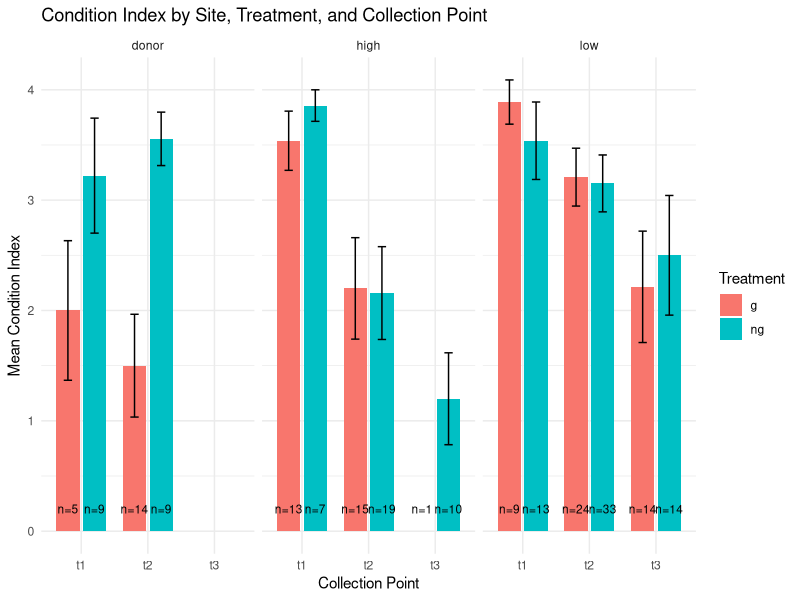
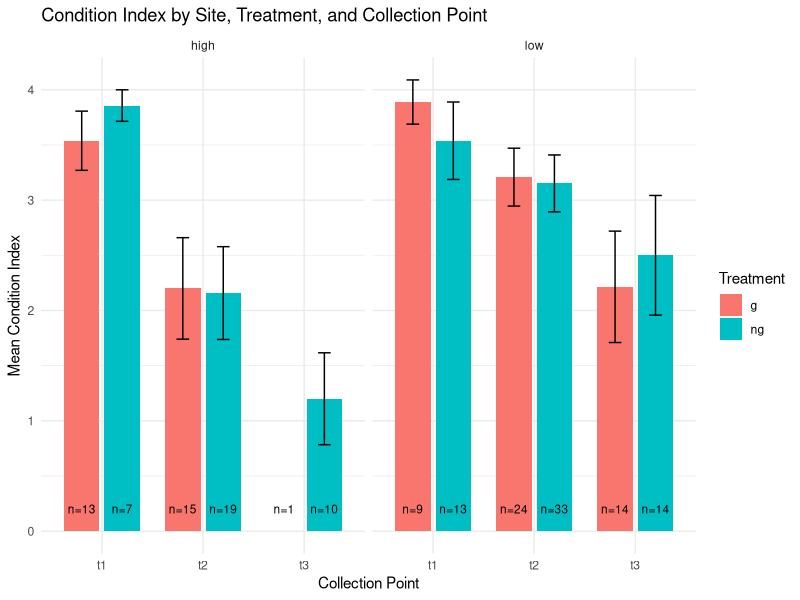

These charts were generated, in order, by the following R code: (Note: this script raises an error after producing the figures.)
#load libraries
library(tidyverse)
library(dplyr)
library(readr)
library(ggplot2)

#load data
growth<- read_csv("raw_data/plant_data.csv")
head(growth)

cond <- read.csv("raw_data/photo_data.csv")
head(cond)

# Join growth with selected columns from cond
growth_combined <- growth %>%
  left_join(cond %>% select(id, condition_index, cut_index), by = "id")

# Check the result
head(growth_combined)
colnames(growth_combined)

# Remove rows where both condition_index and cut_index are NA
growth_clean <- growth_combined %>%
  filter(!is.na(condition_index)) %>%
  filter(!is.na(g_ng)) %>%
  filter(site %in% c("donor", "high", "low"))


# Calculate summary statistics
condition_summary <- growth_clean %>%
  group_by(site, collection_point, g_ng) %>%
  summarise(
    mean_condition = mean(condition_index, na.rm = TRUE),
    se_condition = sd(condition_index, na.rm = TRUE) / sqrt(n()),
    n = n(),
    .groups = "drop")

p1 <- ggplot(condition_summary, 
             aes(x = collection_point, y = mean_condition, fill = g_ng)) +
  geom_col(position = position_dodge(width = 0.8), width = 0.7) +
  geom_errorbar(aes(ymin = mean_condition - se_condition, 
                    ymax = mean_condition + se_condition),
                position = position_dodge(width = 0.8),
                width = 0.25) +
  geom_text(aes(label = paste0("n=", n), y = 0.2),
            position = position_dodge(width = 0.8),
            size = 3) +
  facet_wrap(~ site) +
  labs(title = "Condition Index by Site, Treatment, and Collection Point",
       x = "Collection Point",
       y = "Mean Condition Index",
       fill = "Treatment") +
  theme_minimal()
plot(p1)

p1b <- condition_summary %>%
  filter(site %in% c("high", "low")) %>%
  ggplot(aes(x = collection_point, y = mean_condition, fill = g_ng)) +  # Remove the data argument
  geom_col(position = position_dodge(width = 0.8), width = 0.7) +
  geom_errorbar(aes(ymin = mean_condition - se_condition, 
                    ymax = mean_condition + se_condition),
                position = position_dodge(width = 0.8),
                width = 0.25) +
  geom_text(aes(label = paste0("n=", n), y = 0.2),
            position = position_dodge(width = 0.8),
            size = 3) +
  facet_wrap(~ site) +
  labs(title = "Condition Index by Site, Treatment, and Collection Point",
       x = "Collection Point",
       y = "Mean Condition Index",
       fill = "Treatment") +
  theme_minimal()

plot(p1b)


# Three-way ANOVA
condition_anova <- aov(condition_index ~ g_ng * site * collection_point, 
                       data = condition_data)

summary(condition_anova)
# Kruskal-Wallis test (non-parametric alternative to ANOVA)

# Test for treatment effect
kruskal.test(condition_index ~ g_ng, data = condition_data)

# Test for site effect
kruskal.test(condition_index ~ site, data = condition_data)

# Test for collection point effect
kruskal.test(condition_index ~ collection_point, data = condition_data)


#Cut index
# cut_summary
cut_summary <- growth_clean %>%
  filter(!is.na(cut_index)) %>%
  group_by(site, collection_point, g_ng) %>%
  summarise(
    mean_cut_index = mean(cut_index, na.rm = TRUE),
    se_cut = sd(cut_index, na.rm = TRUE) / sqrt(n()),
    n = n(),
    .groups = "drop"
  ) %>%
  mutate(
    # Ensure error bars don't go below 0 or above 2
    ymin = pmax(0, mean_cut_index - se_cut),
    ymax = pmin(2, mean_cut_index + se_cut)
  )

# Now plot with correct ymin and ymax
p2 <- ggplot(cut_summary, 
             aes(x = collection_point, y = mean_cut_index, fill = g_ng)) +
  geom_col(position = position_dodge(width = 0.8), width = 0.7) +
  geom_errorbar(aes(ymin = ymin, ymax = ymax),
                position = position_dodge(width = 0.8),
                width = 0.25) +
  geom_text(aes(label = paste0("n=", n), y = 0.1),
            position = position_dodge(width = 0.8),
            size = 3) +
  facet_wrap(~ site) +
  labs(title = "Cut Index by Site, Treatment, and Collection Point",
       x = "Collection Point",
       y = "Mean Cut Index",
       fill = "Treatment") +
  scale_y_continuous(limits = c(0, 2.2), breaks = c(0, 1, 2)) +
  theme_minimal()

plot(p2)


